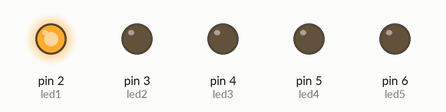
A sketch run on a simulated Arduino Uno, built with avr-gcc and run on an emulated ATmega328P. Shown: output pins drawn as LEDs (lit = HIGH).

Above: at 1.0 s.
At 3.0 s:
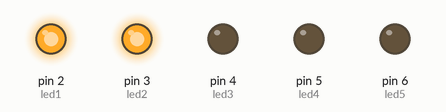
At 5.0 s:
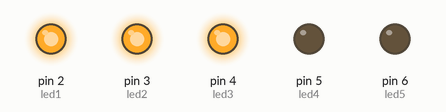
At 7.0 s:
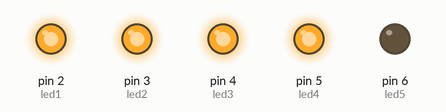
At 9.0 s:
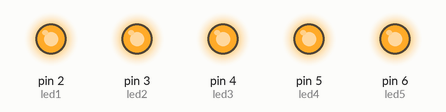
At 11.0 s:
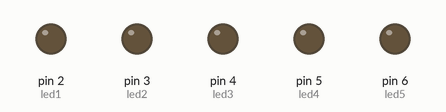
Timing chart, 0 to 15.6 s (numbered marks = the images above):
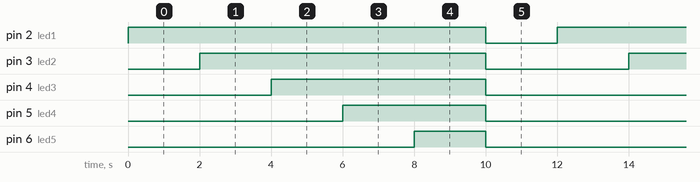

Measured:
- by itself, pin 2 (led1): alternates HIGH for 10.0 s and LOW for 2.0 s
- by itself, pin 3 (led2): alternates HIGH for 8.0 s and LOW for 4.0 s
- by itself, pin 4 (led3): alternates HIGH for 6.0 s and LOW for 6.0 s
- by itself, pin 5 (led4): alternates HIGH for 4.0 s and LOW for 8.0 s
- by itself, pin 6 (led5): alternates HIGH for 2.0 s and LOW for 10.0 s

The sketch:

codigo.ino
```cpp
const int led1 = 2;
const int led2 = 3;
const int led3 = 4;
const int led4 = 5;
const int led5 = 6;

void setup()
{
  pinMode(led1, OUTPUT);
  pinMode(led2, OUTPUT);
  pinMode(led3, OUTPUT);
  pinMode(led4, OUTPUT);
  pinMode(led5, OUTPUT);
}

void loop()
{
  digitalWrite(led1, HIGH);
  delay(2000);
  digitalWrite(led2, HIGH);
  delay(2000);
  digitalWrite(led3, HIGH);
  delay(2000);
  digitalWrite(led4, HIGH);
  delay(2000);
  digitalWrite(led5, HIGH);
  delay(2000);

  digitalWrite(led1, LOW);
  digitalWrite(led2, LOW);
  digitalWrite(led3, LOW);
  digitalWrite(led4, LOW);
  digitalWrite(led5, LOW);
  delay(2000);

}
```
